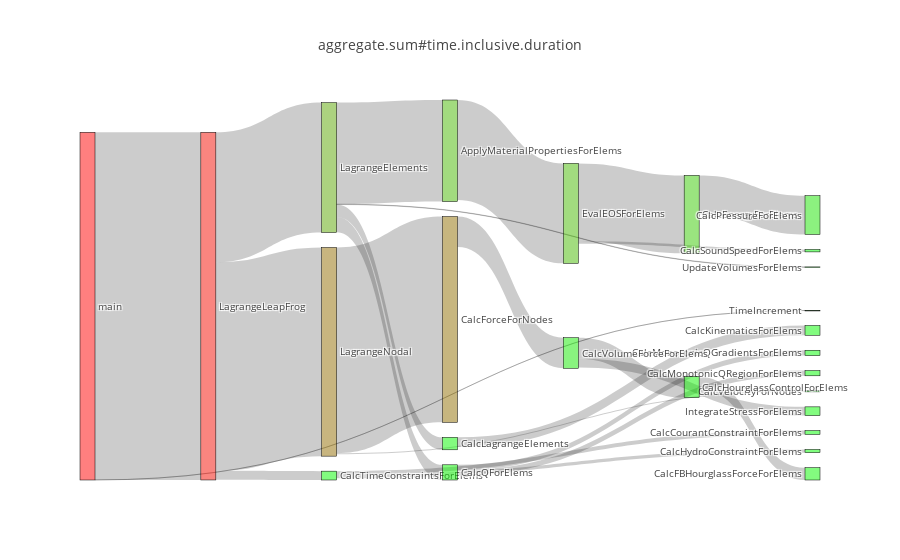

Notebook code cell kept with this figure:
### Code cell
iplot(sankeys["aggregate.sum#time.inclusive.duration"])

### Figure 1 — Plotly figure (JSON) as saved in the notebook; plotly's stock layout.template omitted (floating-point values rounded to 4 significant figures)
{"data": [{"domain": {"x": [0, 1], "y": [0, 1]}, "link": {"label": ["main/LagrangeLeapFrog", "main/TimeIncrement", "main/LagrangeLeapFrog/CalcTimeConstraintsForElems", "main/LagrangeLeapFrog/LagrangeElements", "main/LagrangeLeapFrog/LagrangeNodal", "main/LagrangeLeapFrog/CalcTimeConstraintsForElems/CalcCourantConstraintForElems", "main/LagrangeLeapFrog/CalcTimeConstraintsForElems/CalcHydroConstraintForElems", "main/LagrangeLeapFrog/LagrangeElements/ApplyMaterialPropertiesForElems", "main/LagrangeLeapFrog/LagrangeElements/CalcLagrangeElements", "main/LagrangeLeapFrog/LagrangeElements/CalcQForElems", "main/LagrangeLeapFrog/LagrangeElements/UpdateVolumesForElems", "main/LagrangeLeapFrog/LagrangeNodal/CalcForceForNodes", "main/LagrangeLeapFrog/LagrangeNodal/CalcVelocityForNodes", "main/LagrangeLeapFrog/LagrangeElements/ApplyMaterialPropertiesForElems/EvalEOSForElems", "main/LagrangeLeapFrog/LagrangeElements/CalcLagrangeElements/CalcKinematicsForElems", "main/LagrangeLeapFrog/LagrangeElements/CalcQForElems/CalcMonotonicQGradientsForElems", "main/LagrangeLeapFrog/LagrangeElements/CalcQForElems/CalcMonotonicQRegionForElems", "main/LagrangeLeapFrog/LagrangeNodal/CalcForceForNodes/CalcVolumeForceForElems", "main/LagrangeLeapFrog/LagrangeElements/ApplyMaterialPropertiesForElems/EvalEOSForElems/CalcEnergyForElems", "main/LagrangeLeapFrog/LagrangeElements/ApplyMaterialPropertiesForElems/EvalEOSForElems/CalcSoundSpeedForElems", "main/LagrangeLeapFrog/LagrangeNodal/CalcForceForNodes/CalcVolumeForceForElems/CalcHourglassControlForElems", "main/LagrangeLeapFrog/LagrangeNodal/CalcForceForNodes/CalcVolumeForceForElems/IntegrateStressForElems", "main/LagrangeLeapFrog/LagrangeElements/ApplyMaterialPropertiesForElems/EvalEOSForElems/CalcEnergyForElems/CalcPressureForElems", "main/LagrangeLeapFrog/LagrangeNodal/CalcForceForNodes/CalcVolumeForceForElems/CalcHourglassControlForElems/CalcFBHourglassForceForElems"], "source": [0, 0, 1, 1, 1, 3, 3, 4, 4, 4, 4, 5, 5, 8, 9, 10, 10, 12, 14, 14, 18, 18, 19, 21], "target": [1, 2, 3, 4, 5, 6, 7, 8, 9, 10, 11, 12, 13, 14, 15, 16, 17, 18, 19, 20, 21, 22, 23, 24], "value": [512655, 116, 13043, 191531, 307703, 5652, 4786, 149728, 18368, 22407, 524, 303477, 1552, 147426, 14311, 7884, 7682, 45084, 114865, 3640, 30854, 12896, 57087, 18165]}, "node": {"color": ["rgba(256,0,0,0.5)", "rgba(243,12,0,0.5)", "rgba(0,255,0,0.5)", "rgba(6,249,0,0.5)", "rgba(90,165,0,0.5)", "rgba(146,109,0,0.5)", "rgba(2,253,0,0.5)", "rgba(2,253,0,0.5)", "rgba(71,184,0,0.5)", "rgba(8,247,0,0.5)", "rgba(10,245,0,0.5)", "rgba(0,255,0,0.5)", "rgba(144,111,0,0.5)", "rgba(0,255,0,0.5)", "rgba(70,185,0,0.5)", "rgba(6,249,0,0.5)", "rgba(3,252,0,0.5)", "rgba(3,252,0,0.5)", "rgba(21,234,0,0.5)", "rgba(54,201,0,0.5)", "rgba(1,254,0,0.5)", "rgba(14,241,0,0.5)", "rgba(6,249,0,0.5)", "rgba(27,228,0,0.5)", "rgba(8,247,0,0.5)"], "label": ["main", "LagrangeLeapFrog", "TimeIncrement", "CalcTimeConstraintsForElems", "LagrangeElements", "LagrangeNodal", "CalcCourantConstraintForElems", "CalcHydroConstraintForElems", "ApplyMaterialPropertiesForElems", "CalcLagrangeElements", "CalcQForElems", "UpdateVolumesForElems", "CalcForceForNodes", "CalcVelocityForNodes", "EvalEOSForElems", "CalcKinematicsForElems", "CalcMonotonicQGradientsForElems", "CalcMonotonicQRegionForElems", "CalcVolumeForceForElems", "CalcEnergyForElems", "CalcSoundSpeedForElems", "CalcHourglassControlForElems", "IntegrateStressForElems", "CalcPressureForElems", "CalcFBHourglassForceForElems"], "line": {"color": "black", "width": 0.5}, "pad": 15, "thickness": 15}, "orientation": "h", "type": "sankey", "valueformat": ".0f", "valuesuffix": ""}], "layout": {"font": {"size": 10}, "title": "aggregate.sum#time.inclusive.duration"}}
